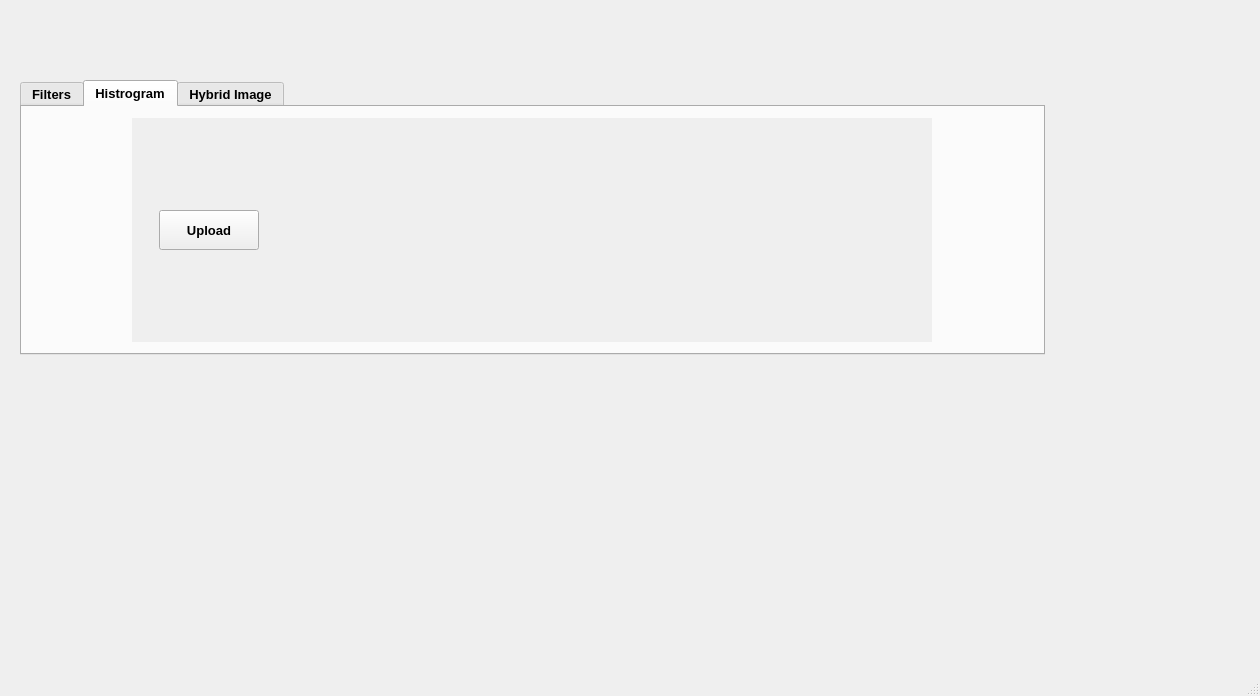
<?xml version="1.0" encoding="UTF-8"?>
<ui version="4.0">
 <class>MainWindow</class>
 <widget class="QMainWindow" name="MainWindow">
  <property name="geometry">
   <rect>
    <x>0</x>
    <y>0</y>
    <width>1260</width>
    <height>696</height>
   </rect>
  </property>
  <property name="windowTitle">
   <string>MainWindow</string>
  </property>
  <property name="autoFillBackground">
   <bool>false</bool>
  </property>
  <property name="iconSize">
   <size>
    <width>0</width>
    <height>0</height>
   </size>
  </property>
  <property name="tabShape">
   <enum>QTabWidget::Rounded</enum>
  </property>
  <widget class="QWidget" name="centralWidget">
   <widget class="QTabWidget" name="tabWidget">
    <property name="geometry">
     <rect>
      <x>20</x>
      <y>80</y>
      <width>1025</width>
      <height>275</height>
     </rect>
    </property>
    <property name="font">
     <font>
      <pointsize>10</pointsize>
      <weight>75</weight>
      <bold>true</bold>
     </font>
    </property>
    <property name="autoFillBackground">
     <bool>false</bool>
    </property>
    <property name="styleSheet">
     <string notr="true"/>
    </property>
    <property name="currentIndex">
     <number>1</number>
    </property>
    <property name="iconSize">
     <size>
      <width>20</width>
      <height>20</height>
     </size>
    </property>
    <property name="tabsClosable">
     <bool>false</bool>
    </property>
    <property name="tabBarAutoHide">
     <bool>false</bool>
    </property>
    <widget class="QWidget" name="filters_tab">
     <attribute name="title">
      <string>Filters</string>
     </attribute>
    </widget>
    <widget class="QWidget" name="histogram_tab">
     <attribute name="title">
      <string>Histrogram</string>
     </attribute>
     <layout class="QGridLayout" name="gridLayout_7">
      <item row="0" column="0">
       <widget class="QWidget" name="horizontalWidget" native="true">
        <property name="maximumSize">
         <size>
          <width>800</width>
          <height>500</height>
         </size>
        </property>
        <property name="autoFillBackground">
         <bool>true</bool>
        </property>
        <layout class="QGridLayout" name="gridLayout_8">
         <item row="0" column="0">
          <widget class="QPushButton" name="uploadBtn">
           <property name="maximumSize">
            <size>
             <width>100</width>
             <height>40</height>
            </size>
           </property>
           <property name="text">
            <string>Upload</string>
           </property>
          </widget>
         </item>
         <item row="0" column="1">
          <widget class="QLabel" name="label_7">
           <property name="maximumSize">
            <size>
             <width>300</width>
             <height>300</height>
            </size>
           </property>
           <property name="text">
            <string/>
           </property>
           <property name="pixmap">
            <pixmap>C:/Users/MAI/Downloads/tiger.jpg</pixmap>
           </property>
          </widget>
         </item>
         <item row="0" column="2">
          <widget class="QLabel" name="label_8">
           <property name="maximumSize">
            <size>
             <width>300</width>
             <height>300</height>
            </size>
           </property>
           <property name="text">
            <string/>
           </property>
           <property name="pixmap">
            <pixmap>C:/Users/MAI/Downloads/tiger.jpg</pixmap>
           </property>
          </widget>
         </item>
        </layout>
       </widget>
      </item>
     </layout>
    </widget>
    <widget class="QWidget" name="hybrid_tab">
     <attribute name="title">
      <string>Hybrid Image</string>
     </attribute>
     <layout class="QGridLayout" name="gridLayout_6">
      <item row="0" column="0">
       <widget class="QWidget" name="horizontalWidget" native="true">
        <property name="maximumSize">
         <size>
          <width>16777215</width>
          <height>45</height>
         </size>
        </property>
        <property name="autoFillBackground">
         <bool>true</bool>
        </property>
        <layout class="QHBoxLayout" name="horizontalLayout_2">
         <item>
          <widget class="QLabel" name="label_6">
           <property name="font">
            <font>
             <pointsize>9</pointsize>
             <weight>75</weight>
             <bold>true</bold>
            </font>
           </property>
           <property name="text">
            <string>LPF Image A</string>
           </property>
           <property name="scaledContents">
            <bool>false</bool>
           </property>
           <property name="alignment">
            <set>Qt::AlignCenter</set>
           </property>
           <property name="margin">
            <number>0</number>
           </property>
          </widget>
         </item>
         <item>
          <widget class="QLabel" name="label_5">
           <property name="font">
            <font>
             <pointsize>9</pointsize>
             <weight>75</weight>
             <bold>true</bold>
            </font>
           </property>
           <property name="text">
            <string>HPF Image B</string>
           </property>
           <property name="alignment">
            <set>Qt::AlignCenter</set>
           </property>
          </widget>
         </item>
         <item>
          <widget class="QLabel" name="label_4">
           <property name="font">
            <font>
             <pointsize>9</pointsize>
             <weight>75</weight>
             <bold>true</bold>
            </font>
           </property>
           <property name="text">
            <string>Hybrid Image</string>
           </property>
           <property name="textFormat">
            <enum>Qt::AutoText</enum>
           </property>
           <property name="alignment">
            <set>Qt::AlignCenter</set>
           </property>
           <property name="wordWrap">
            <bool>false</bool>
           </property>
          </widget>
         </item>
        </layout>
       </widget>
      </item>
      <item row="0" column="1" rowspan="4">
       <widget class="QWidget" name="hybridControls" native="true">
        <property name="autoFillBackground">
         <bool>true</bool>
        </property>
        <layout class="QVBoxLayout" name="verticalLayout_3">
         <property name="spacing">
          <number>0</number>
         </property>
         <item>
          <widget class="QPushButton" name="pushButton">
           <property name="maximumSize">
            <size>
             <width>16777215</width>
             <height>16777215</height>
            </size>
           </property>
           <property name="font">
            <font>
             <pointsize>8</pointsize>
             <weight>50</weight>
             <bold>false</bold>
            </font>
           </property>
           <property name="text">
            <string>Image A</string>
           </property>
          </widget>
         </item>
         <item>
          <widget class="QPushButton" name="pushButton_2">
           <property name="maximumSize">
            <size>
             <width>16777215</width>
             <height>16777215</height>
            </size>
           </property>
           <property name="font">
            <font>
             <pointsize>8</pointsize>
             <weight>50</weight>
             <bold>false</bold>
            </font>
           </property>
           <property name="text">
            <string>Image B</string>
           </property>
          </widget>
         </item>
         <item>
          <widget class="QLabel" name="LPF_Label">
           <property name="maximumSize">
            <size>
             <width>80</width>
             <height>30</height>
            </size>
           </property>
           <property name="font">
            <font>
             <pointsize>8</pointsize>
             <weight>50</weight>
             <bold>false</bold>
            </font>
           </property>
           <property name="autoFillBackground">
            <bool>false</bool>
           </property>
           <property name="lineWidth">
            <number>1</number>
           </property>
           <property name="text">
            <string>Low Pass D</string>
           </property>
           <property name="wordWrap">
            <bool>false</bool>
           </property>
           <property name="margin">
            <number>5</number>
           </property>
           <property name="indent">
            <number>-1</number>
           </property>
          </widget>
         </item>
         <item>
          <widget class="QSlider" name="lowPassSlider">
           <property name="maximum">
            <number>100</number>
           </property>
           <property name="singleStep">
            <number>10</number>
           </property>
           <property name="sliderPosition">
            <number>30</number>
           </property>
           <property name="orientation">
            <enum>Qt::Horizontal</enum>
           </property>
          </widget>
         </item>
         <item>
          <widget class="QLabel" name="HPF_Label">
           <property name="maximumSize">
            <size>
             <width>80</width>
             <height>30</height>
            </size>
           </property>
           <property name="font">
            <font>
             <pointsize>8</pointsize>
             <weight>50</weight>
             <bold>false</bold>
            </font>
           </property>
           <property name="autoFillBackground">
            <bool>false</bool>
           </property>
           <property name="lineWidth">
            <number>1</number>
           </property>
           <property name="text">
            <string>High Pass D</string>
           </property>
           <property name="wordWrap">
            <bool>false</bool>
           </property>
           <property name="margin">
            <number>5</number>
           </property>
           <property name="indent">
            <number>-1</number>
           </property>
          </widget>
         </item>
         <item>
          <widget class="QSlider" name="highPassSlider">
           <property name="autoFillBackground">
            <bool>false</bool>
           </property>
           <property name="maximum">
            <number>100</number>
           </property>
           <property name="singleStep">
            <number>10</number>
           </property>
           <property name="sliderPosition">
            <number>30</number>
           </property>
           <property name="orientation">
            <enum>Qt::Horizontal</enum>
           </property>
           <property name="tickPosition">
            <enum>QSlider::NoTicks</enum>
           </property>
          </widget>
         </item>
        </layout>
       </widget>
      </item>
      <item row="1" column="0" rowspan="3">
       <widget class="QWidget" name="horizontalWidget" native="true">
        <property name="autoFillBackground">
         <bool>true</bool>
        </property>
        <layout class="QHBoxLayout" name="horizontalLayout">
         <item>
          <widget class="QLabel" name="label_3">
           <property name="maximumSize">
            <size>
             <width>300</width>
             <height>300</height>
            </size>
           </property>
           <property name="text">
            <string/>
           </property>
           <property name="pixmap">
            <pixmap>C:/Users/MAI/Downloads/tiger.jpg</pixmap>
           </property>
           <property name="scaledContents">
            <bool>false</bool>
           </property>
          </widget>
         </item>
         <item>
          <widget class="QLabel" name="label_2">
           <property name="maximumSize">
            <size>
             <width>300</width>
             <height>300</height>
            </size>
           </property>
           <property name="text">
            <string/>
           </property>
           <property name="pixmap">
            <pixmap>C:/Users/MAI/Downloads/tiger.jpg</pixmap>
           </property>
          </widget>
         </item>
         <item>
          <widget class="QLabel" name="label">
           <property name="maximumSize">
            <size>
             <width>300</width>
             <height>300</height>
            </size>
           </property>
           <property name="text">
            <string/>
           </property>
           <property name="pixmap">
            <pixmap>C:/Users/MAI/Downloads/tiger.jpg</pixmap>
           </property>
          </widget>
         </item>
        </layout>
       </widget>
      </item>
     </layout>
     <zorder>label</zorder>
     <zorder>hybridControls</zorder>
     <zorder>horizontalWidget</zorder>
     <zorder>horizontalWidget</zorder>
    </widget>
   </widget>
   <zorder>gridLayoutWidget</zorder>
   <zorder>tabWidget</zorder>
  </widget>
  <widget class="QStatusBar" name="statusBar"/>
 </widget>
 <layoutdefault spacing="6" margin="11"/>
 <resources/>
 <connections/>
</ui>
